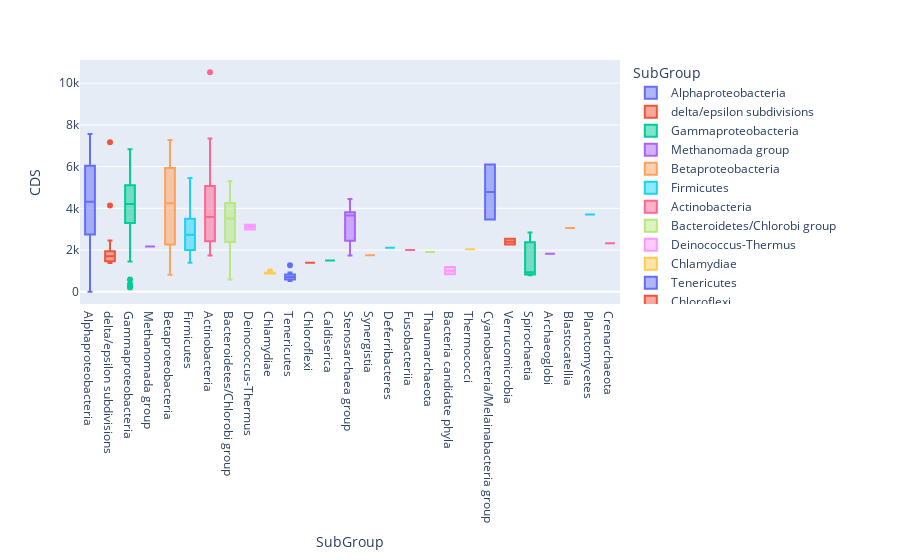

Notebook cell for this chart:
### Code cell
# df_dum = pd.get_dummies(df)
# scaler = StandardScaler()
# scaler.fit(df_dum)
# standard_embedding = umap.UMAP(random_state=42, n_neighbors=15, min_dist=0.1).fit_transform(df_dum)
# df['x'] = standard_embedding[:,0]
# df['y'] = standard_embedding[:,1]


px.box(df, x='SubGroup', y='CDS',color='SubGroup')

### Figure 1 — Plotly figure (JSON) as saved in the notebook; plotly's stock layout.template omitted (floating-point values rounded to 4 significant figures; data arrays with more than 128 entries replaced by an {"elided": "..."} marker saying what was removed)
{"data": [{"alignmentgroup": "True", "hovertemplate": "SubGroup=%{x}<br>CDS=%{y}<extra></extra>", "legendgroup": "Alphaproteobacteria", "marker": {"color": "#636efa"}, "name": "Alphaproteobacteria", "notched": false, "offsetgroup": "Alphaproteobacteria", "orientation": "v", "showlegend": true, "type": "box", "x": ["Alphaproteobacteria", "Alphaproteobacteria", "Alphaproteobacteria", "Alphaproteobacteria", "Alphaproteobacteria", "Alphaproteobacteria", "Alphaproteobacteria", "Alphaproteobacteria", "Alphaproteobacteria", "Alphaproteobacteria", "Alphaproteobacteria", "Alphaproteobacteria", "Alphaproteobacteria", "Alphaproteobacteria", "Alphaproteobacteria", "Alphaproteobacteria", "Alphaproteobacteria", "Alphaproteobacteria", "Alphaproteobacteria", "Alphaproteobacteria", "Alphaproteobacteria", "Alphaproteobacteria", "Alphaproteobacteria", "Alphaproteobacteria", "Alphaproteobacteria", "Alphaproteobacteria", "Alphaproteobacteria", "Alphaproteobacteria", "Alphaproteobacteria", "Alphaproteobacteria", "Alphaproteobacteria"], "x0": " ", "xaxis": "x", "y": [2971, 5186, 1, 6809, 2913, 2928, 5210, 831, 6478, 1226, 6232, 6770, 1133, 4451, 909, 2691, 4311, 4693, 895, 4031, 4096, 4041, 1299, 5492, 6337, 4715, 6738, 4721, 7123, 3157, 7558], "y0": " ", "yaxis": "y"}, {"alignmentgroup": "True", "hovertemplate": "SubGroup=%{x}<br>CDS=%{y}<extra></extra>", "legendgroup": "delta/epsilon subdivisions", "marker": {"color": "#EF553B"}, "name": "delta/epsilon subdivisions", "notched": false, "offsetgroup": "delta/epsilon subdivisions", "orientation": "v", "showlegend": true, "type": "box", "x": ["delta/epsilon subdivisions", "delta/epsilon subdivisions", "delta/epsilon subdivisions", "delta/epsilon subdivisions", "delta/epsilon subdivisions", "delta/epsilon subdivisions", "delta/epsilon subdivisions", "delta/epsilon subdivisions", "delta/epsilon subdivisions", "delta/epsilon subdivisions", "delta/epsilon subdivisions", "delta/epsilon subdivisions", "delta/epsilon subdivisions", "delta/epsilon subdivisions", "delta/epsilon subdivisions", "delta/epsilon subdivisions", "delta/epsilon subdivisions", "delta/epsilon subdivisions", "delta/epsilon subdivisions", "delta/epsilon subdivisions"], "x0": " ", "xaxis": "x", "y": [1980, 1440, 1386, 1751, 1709, 1883, 7166, 1448, 1483, 4135, 1706, 1641, 1561, 1423, 1599, 2380, 1918, 1758, 1405, 2465], "y0": " ", "yaxis": "y"}, {"alignmentgroup": "True", "hovertemplate": "SubGroup=%{x}<br>CDS=%{y}<extra></extra>", "legendgroup": "Gammaproteobacteria", "marker": {"color": "#00cc96"}, "name": "Gammaproteobacteria", "notched": false, "offsetgroup": "Gammaproteobacteria", "orientation": "v", "showlegend": true, "type": "box", "x": {"elided": "151 str values"}, "x0": " ", "xaxis": "x", "y": {"elided": "151 int values"}, "y0": " ", "yaxis": "y"}, {"alignmentgroup": "True", "hovertemplate": "SubGroup=%{x}<br>CDS=%{y}<extra></extra>", "legendgroup": "Methanomada group", "marker": {"color": "#ab63fa"}, "name": "Methanomada group", "notched": false, "offsetgroup": "Methanomada group", "orientation": "v", "showlegend": true, "type": "box", "x": ["Methanomada group"], "x0": " ", "xaxis": "x", "y": [2176], "y0": " ", "yaxis": "y"}, {"alignmentgroup": "True", "hovertemplate": "SubGroup=%{x}<br>CDS=%{y}<extra></extra>", "legendgroup": "Betaproteobacteria", "marker": {"color": "#FFA15A"}, "name": "Betaproteobacteria", "notched": false, "offsetgroup": "Betaproteobacteria", "orientation": "v", "showlegend": true, "type": "box", "x": ["Betaproteobacteria", "Betaproteobacteria", "Betaproteobacteria", "Betaproteobacteria", "Betaproteobacteria", "Betaproteobacteria", "Betaproteobacteria", "Betaproteobacteria", "Betaproteobacteria", "Betaproteobacteria", "Betaproteobacteria", "Betaproteobacteria", "Betaproteobacteria", "Betaproteobacteria", "Betaproteobacteria", "Betaproteobacteria", "Betaproteobacteria", "Betaproteobacteria", "Betaproteobacteria", "Betaproteobacteria", "Betaproteobacteria", "Betaproteobacteria", "Betaproteobacteria", "Betaproteobacteria", "Betaproteobacteria", "Betaproteobacteria", "Betaproteobacteria", "Betaproteobacteria", "Betaproteobacteria", "Betaproteobacteria", "Betaproteobacteria", "Betaproteobacteria", "Betaproteobacteria", "Betaproteobacteria", "Betaproteobacteria", "Betaproteobacteria", "Betaproteobacteria", "Betaproteobacteria", "Betaproteobacteria", "Betaproteobacteria", "Betaproteobacteria", "Betaproteobacteria", "Betaproteobacteria"], "x0": " ", "xaxis": "x", "y": [1556, 4338, 2033, 4706, 3603, 3638, 6140, 7114, 4445, 4242, 3541, 2023, 4242, 3846, 1700, 2785, 6129, 6053, 2036, 5930, 7281, 5983, 4643, 6506, 3555, 6638, 1488, 2088, 2756, 5932, 1961, 3792, 5972, 5428, 2011, 5340, 4794, 2100, 813, 3768, 4924, 6100, 3618], "y0": " ", "yaxis": "y"}, {"alignmentgroup": "True", "hovertemplate": "SubGroup=%{x}<br>CDS=%{y}<extra></extra>", "legendgroup": "Firmicutes", "marker": {"color": "#19d3f3"}, "name": "Firmicutes", "notched": false, "offsetgroup": "Firmicutes", "orientation": "v", "showlegend": true, "type": "box", "x": {"elided": "139 str values"}, "x0": " ", "xaxis": "x", "y": {"elided": "139 int values"}, "y0": " ", "yaxis": "y"}, {"alignmentgroup": "True", "hovertemplate": "SubGroup=%{x}<br>CDS=%{y}<extra></extra>", "legendgroup": "Actinobacteria", "marker": {"color": "#FF6692"}, "name": "Actinobacteria", "notched": false, "offsetgroup": "Actinobacteria", "orientation": "v", "showlegend": true, "type": "box", "x": ["Actinobacteria", "Actinobacteria", "Actinobacteria", "Actinobacteria", "Actinobacteria", "Actinobacteria", "Actinobacteria", "Actinobacteria", "Actinobacteria", "Actinobacteria", "Actinobacteria", "Actinobacteria", "Actinobacteria", "Actinobacteria", "Actinobacteria", "Actinobacteria", "Actinobacteria", "Actinobacteria", "Actinobacteria", "Actinobacteria", "Actinobacteria", "Actinobacteria", "Actinobacteria", "Actinobacteria", "Actinobacteria", "Actinobacteria", "Actinobacteria", "Actinobacteria", "Actinobacteria", "Actinobacteria", "Actinobacteria", "Actinobacteria", "Actinobacteria", "Actinobacteria", "Actinobacteria", "Actinobacteria", "Actinobacteria", "Actinobacteria", "Actinobacteria", "Actinobacteria", "Actinobacteria", "Actinobacteria", "Actinobacteria", "Actinobacteria"], "x0": " ", "xaxis": "x", "y": [6405, 3823, 3089, 2445, 7345, 3901, 3791, 3418, 2364, 3134, 5598, 2379, 3248, 4974, 2962, 3638, 2210, 3889, 2302, 4019, 4090, 5200, 4768, 1822, 3894, 2331, 3534, 3180, 5511, 5167, 5108, 3343, 6819, 3501, 5034, 6964, 5327, 2049, 2887, 2401, 1841, 1742, 2061, 10525], "y0": " ", "yaxis": "y"}, {"alignmentgroup": "True", "hovertemplate": "SubGroup=%{x}<br>CDS=%{y}<extra></extra>", "legendgroup": "Bacteroidetes/Chlorobi group", "marker": {"color": "#B6E880"}, "name": "Bacteroidetes/Chlorobi group", "notched": false, "offsetgroup": "Bacteroidetes/Chlorobi group", "orientation": "v", "showlegend": true, "type": "box", "x": ["Bacteroidetes/Chlorobi group", "Bacteroidetes/Chlorobi group", "Bacteroidetes/Chlorobi group", "Bacteroidetes/Chlorobi group", "Bacteroidetes/Chlorobi group", "Bacteroidetes/Chlorobi group", "Bacteroidetes/Chlorobi group", "Bacteroidetes/Chlorobi group", "Bacteroidetes/Chlorobi group", "Bacteroidetes/Chlorobi group", "Bacteroidetes/Chlorobi group", "Bacteroidetes/Chlorobi group", "Bacteroidetes/Chlorobi group", "Bacteroidetes/Chlorobi group", "Bacteroidetes/Chlorobi group", "Bacteroidetes/Chlorobi group", "Bacteroidetes/Chlorobi group"], "x0": " ", "xaxis": "x", "y": [588, 2137, 2415, 5297, 5114, 2303, 5045, 4257, 3714, 3509, 1910, 4239, 3436, 4252, 3538, 2647, 2542], "y0": " ", "yaxis": "y"}, {"alignmentgroup": "True", "hovertemplate": "SubGroup=%{x}<br>CDS=%{y}<extra></extra>", "legendgroup": "Deinococcus-Thermus", "marker": {"color": "#FF97FF"}, "name": "Deinococcus-Thermus", "notched": false, "offsetgroup": "Deinococcus-Thermus", "orientation": "v", "showlegend": true, "type": "box", "x": ["Deinococcus-Thermus", "Deinococcus-Thermus"], "x0": " ", "xaxis": "x", "y": [2984, 3217], "y0": " ", "yaxis": "y"}, {"alignmentgroup": "True", "hovertemplate": "SubGroup=%{x}<br>CDS=%{y}<extra></extra>", "legendgroup": "Chlamydiae", "marker": {"color": "#FECB52"}, "name": "Chlamydiae", "notched": false, "offsetgroup": "Chlamydiae", "orientation": "v", "showlegend": true, "type": "box", "x": ["Chlamydiae", "Chlamydiae", "Chlamydiae", "Chlamydiae", "Chlamydiae"], "x0": " ", "xaxis": "x", "y": [884, 878, 989, 886, 893], "y0": " ", "yaxis": "y"}, {"alignmentgroup": "True", "hovertemplate": "SubGroup=%{x}<br>CDS=%{y}<extra></extra>", "legendgroup": "Tenericutes", "marker": {"color": "#636efa"}, "name": "Tenericutes", "notched": false, "offsetgroup": "Tenericutes", "orientation": "v", "showlegend": true, "type": "box", "x": ["Tenericutes", "Tenericutes", "Tenericutes", "Tenericutes", "Tenericutes", "Tenericutes", "Tenericutes", "Tenericutes", "Tenericutes", "Tenericutes"], "x0": " ", "xaxis": "x", "y": [674, 691, 1271, 524, 573, 835, 729, 925, 749, 588], "y0": " ", "yaxis": "y"}, {"alignmentgroup": "True", "hovertemplate": "SubGroup=%{x}<br>CDS=%{y}<extra></extra>", "legendgroup": "Chloroflexi", "marker": {"color": "#EF553B"}, "name": "Chloroflexi", "notched": false, "offsetgroup": "Chloroflexi", "orientation": "v", "showlegend": true, "type": "box", "x": ["Chloroflexi"], "x0": " ", "xaxis": "x", "y": [1399], "y0": " ", "yaxis": "y"}, {"alignmentgroup": "True", "hovertemplate": "SubGroup=%{x}<br>CDS=%{y}<extra></extra>", "legendgroup": "Caldiserica", "marker": {"color": "#00cc96"}, "name": "Caldiserica", "notched": false, "offsetgroup": "Caldiserica", "orientation": "v", "showlegend": true, "type": "box", "x": ["Caldiserica"], "x0": " ", "xaxis": "x", "y": [1502], "y0": " ", "yaxis": "y"}, {"alignmentgroup": "True", "hovertemplate": "SubGroup=%{x}<br>CDS=%{y}<extra></extra>", "legendgroup": "Stenosarchaea group", "marker": {"color": "#ab63fa"}, "name": "Stenosarchaea group", "notched": false, "offsetgroup": "Stenosarchaea group", "orientation": "v", "showlegend": true, "type": "box", "x": ["Stenosarchaea group", "Stenosarchaea group", "Stenosarchaea group", "Stenosarchaea group", "Stenosarchaea group", "Stenosarchaea group", "Stenosarchaea group", "Stenosarchaea group", "Stenosarchaea group"], "x0": " ", "xaxis": "x", "y": [4452, 3690, 2590, 3660, 3712, 2012, 3645, 4102, 1743], "y0": " ", "yaxis": "y"}, {"alignmentgroup": "True", "hovertemplate": "SubGroup=%{x}<br>CDS=%{y}<extra></extra>", "legendgroup": "Synergistia", "marker": {"color": "#FFA15A"}, "name": "Synergistia", "notched": false, "offsetgroup": "Synergistia", "orientation": "v", "showlegend": true, "type": "box", "x": ["Synergistia"], "x0": " ", "xaxis": "x", "y": [1758], "y0": " ", "yaxis": "y"}, {"alignmentgroup": "True", "hovertemplate": "SubGroup=%{x}<br>CDS=%{y}<extra></extra>", "legendgroup": "Deferribacteres", "marker": {"color": "#19d3f3"}, "name": "Deferribacteres", "notched": false, "offsetgroup": "Deferribacteres", "orientation": "v", "showlegend": true, "type": "box", "x": ["Deferribacteres"], "x0": " ", "xaxis": "x", "y": [2117], "y0": " ", "yaxis": "y"}, {"alignmentgroup": "True", "hovertemplate": "SubGroup=%{x}<br>CDS=%{y}<extra></extra>", "legendgroup": "Fusobacteriia", "marker": {"color": "#FF6692"}, "name": "Fusobacteriia", "notched": false, "offsetgroup": "Fusobacteriia", "orientation": "v", "showlegend": true, "type": "box", "x": ["Fusobacteriia"], "x0": " ", "xaxis": "x", "y": [2002], "y0": " ", "yaxis": "y"}, {"alignmentgroup": "True", "hovertemplate": "SubGroup=%{x}<br>CDS=%{y}<extra></extra>", "legendgroup": "Thaumarchaeota", "marker": {"color": "#B6E880"}, "name": "Thaumarchaeota", "notched": false, "offsetgroup": "Thaumarchaeota", "orientation": "v", "showlegend": true, "type": "box", "x": ["Thaumarchaeota"], "x0": " ", "xaxis": "x", "y": [1907], "y0": " ", "yaxis": "y"}, {"alignmentgroup": "True", "hovertemplate": "SubGroup=%{x}<br>CDS=%{y}<extra></extra>", "legendgroup": "Bacteria candidate phyla", "marker": {"color": "#FF97FF"}, "name": "Bacteria candidate phyla", "notched": false, "offsetgroup": "Bacteria candidate phyla", "orientation": "v", "showlegend": true, "type": "box", "x": ["Bacteria candidate phyla", "Bacteria candidate phyla"], "x0": " ", "xaxis": "x", "y": [842, 1185], "y0": " ", "yaxis": "y"}, {"alignmentgroup": "True", "hovertemplate": "SubGroup=%{x}<br>CDS=%{y}<extra></extra>", "legendgroup": "Thermococci", "marker": {"color": "#FECB52"}, "name": "Thermococci", "notched": false, "offsetgroup": "Thermococci", "orientation": "v", "showlegend": true, "type": "box", "x": ["Thermococci"], "x0": " ", "xaxis": "x", "y": [2038], "y0": " ", "yaxis": "y"}, {"alignmentgroup": "True", "hovertemplate": "SubGroup=%{x}<br>CDS=%{y}<extra></extra>", "legendgroup": "Cyanobacteria/Melainabacteria group", "marker": {"color": "#636efa"}, "name": "Cyanobacteria/Melainabacteria group", "notched": false, "offsetgroup": "Cyanobacteria/Melainabacteria group", "orientation": "v", "showlegend": true, "type": "box", "x": ["Cyanobacteria/Melainabacteria group", "Cyanobacteria/Melainabacteria group"], "x0": " ", "xaxis": "x", "y": [3461, 6102], "y0": " ", "yaxis": "y"}, {"alignmentgroup": "True", "hovertemplate": "SubGroup=%{x}<br>CDS=%{y}<extra></extra>", "legendgroup": "Verrucomicrobia", "marker": {"color": "#EF553B"}, "name": "Verrucomicrobia", "notched": false, "offsetgroup": "Verrucomicrobia", "orientation": "v", "showlegend": true, "type": "box", "x": ["Verrucomicrobia", "Verrucomicrobia"], "x0": " ", "xaxis": "x", "y": [2538, 2263], "y0": " ", "yaxis": "y"}, {"alignmentgroup": "True", "hovertemplate": "SubGroup=%{x}<br>CDS=%{y}<extra></extra>", "legendgroup": "Spirochaetia", "marker": {"color": "#00cc96"}, "name": "Spirochaetia", "notched": false, "offsetgroup": "Spirochaetia", "orientation": "v", "showlegend": true, "type": "box", "x": ["Spirochaetia", "Spirochaetia", "Spirochaetia"], "x0": " ", "xaxis": "x", "y": [939, 795, 2847], "y0": " ", "yaxis": "y"}, {"alignmentgroup": "True", "hovertemplate": "SubGroup=%{x}<br>CDS=%{y}<extra></extra>", "legendgroup": "Archaeoglobi", "marker": {"color": "#ab63fa"}, "name": "Archaeoglobi", "notched": false, "offsetgroup": "Archaeoglobi", "orientation": "v", "showlegend": true, "type": "box", "x": ["Archaeoglobi"], "x0": " ", "xaxis": "x", "y": [1819], "y0": " ", "yaxis": "y"}, {"alignmentgroup": "True", "hovertemplate": "SubGroup=%{x}<br>CDS=%{y}<extra></extra>", "legendgroup": "Blastocatellia", "marker": {"color": "#FFA15A"}, "name": "Blastocatellia", "notched": false, "offsetgroup": "Blastocatellia", "orientation": "v", "showlegend": true, "type": "box", "x": ["Blastocatellia"], "x0": " ", "xaxis": "x", "y": [3063], "y0": " ", "yaxis": "y"}, {"alignmentgroup": "True", "hovertemplate": "SubGroup=%{x}<br>CDS=%{y}<extra></extra>", "legendgroup": "Planctomycetes", "marker": {"color": "#19d3f3"}, "name": "Planctomycetes", "notched": false, "offsetgroup": "Planctomycetes", "orientation": "v", "showlegend": true, "type": "box", "x": ["Planctomycetes"], "x0": " ", "xaxis": "x", "y": [3700], "y0": " ", "yaxis": "y"}, {"alignmentgroup": "True", "hovertemplate": "SubGroup=%{x}<br>CDS=%{y}<extra></extra>", "legendgroup": "Crenarchaeota", "marker": {"color": "#FF6692"}, "name": "Crenarchaeota", "notched": false, "offsetgroup": "Crenarchaeota", "orientation": "v", "showlegend": true, "type": "box", "x": ["Crenarchaeota"], "x0": " ", "xaxis": "x", "y": [2333], "y0": " ", "yaxis": "y"}], "layout": {"boxmode": "overlay", "legend": {"title": {"text": "SubGroup"}, "tracegroupgap": 0}, "margin": {"t": 60}, "xaxis": {"anchor": "y", "categoryarray": ["Alphaproteobacteria", "delta/epsilon subdivisions", "Gammaproteobacteria", "Methanomada group", "Betaproteobacteria", "Firmicutes", "Actinobacteria", "Bacteroidetes/Chlorobi group", "Deinococcus-Thermus", "Chlamydiae", "Tenericutes", "Chloroflexi", "Caldiserica", "Stenosarchaea group", "Synergistia", "Deferribacteres", "Fusobacteriia", "Thaumarchaeota", "Bacteria candidate phyla", "Thermococci", "Cyanobacteria/Melainabacteria group", "Verrucomicrobia", "Spirochaetia", "Archaeoglobi", "Blastocatellia", "Planctomycetes", "Crenarchaeota"], "categoryorder": "array", "domain": [0, 1], "title": {"text": "SubGroup"}}, "yaxis": {"anchor": "x", "domain": [0, 1], "title": {"text": "CDS"}}}}
